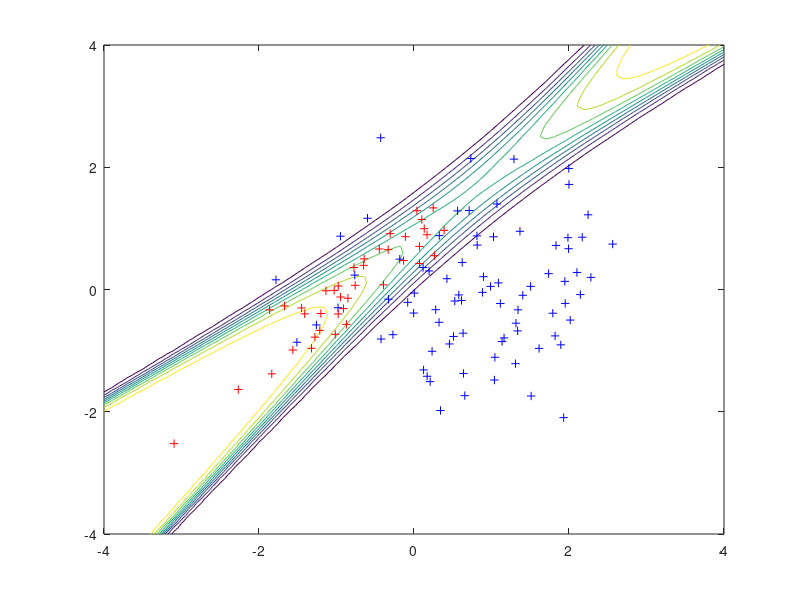

The MATLAB source for this figure: (Note: this script raises an error after producing the figure.)
% demonstrate the Laplace approximation on a 2-d classification task.
% 2006-03-23.

if isempty(regexp(path,['gpml' pathsep]))
  cd ..; w = pwd; addpath([w, '/gpml']); cd gpml-demo    % add code dir to path
end

clear
clf

disp('For demonstration purposes, we generate a simple data set where the')
disp('input of the data points from each of the two classes are generated')
disp('by sampling independently from a Gaussian distribution')
disp(' ')

disp('  n1=80; n2=40;                 % number of data points from each class')
n1=80; n2=40;
disp('  S1 = eye(2); S2 = [1 0.95; 0.95 1];     % the two covariance matrices')
S1 = eye(2); S2 = [1 0.95; 0.95 1];
disp('  m1 = [0.75; 0]; m2 = [-0.75; 0];                      % the two means')
m1 = [0.75; 0]; m2 = [-0.75; 0];                            
disp(' ')

disp('  randn(''seed'',17)')
randn('seed',17);
disp('  x1 = chol(S1)''*randn(2,n1)+repmat(m1,1,n1); % samples from one class')
x1 = chol(S1)'*randn(2,n1)+repmat(m1,1,n1);
disp('  x2 = chol(S2)''*randn(2,n2)+repmat(m2,1,n2);     % and from the other')
x2 = chol(S2)'*randn(2,n2)+repmat(m2,1,n2);
disp(' ')
disp('  x = [x1 x2]'';                             % these are the inputs and')
x = [x1 x2]';
disp('  y = [repmat(-1,1,n1) repmat(1,1,n2)]'';   % outputs for training data')
y = [repmat(-1,1,n1) repmat(1,1,n2)]';
disp(' ')
disp('Press any key to continue.')
pause

disp(' ')
disp('We now show the data, together with the Bayes Decision Probabilities')
disp('which are computed based on the generating distribution as follows:')
disp(' ')

disp('  [t1 t2] = meshgrid(-4:0.1:4,-4:0.1:4);')
[t1 t2] = meshgrid(-4:0.1:4,-4:0.1:4);
disp('  t = [t1(:) t2(:)];                        % these are the test inputs')
t = [t1(:) t2(:)];
disp(' ')
disp('  tt = sum((t-repmat(m1'',length(t),1))*inv(S1).*(t-repmat(m1'',length(t),1)),2);')
tt = sum((t-repmat(m1',length(t),1))*inv(S1).*(t-repmat(m1',length(t),1)),2);
disp('  z1 = n1*exp(-tt/2)/sqrt(det(S1));')
z1 = n1*exp(-tt/2)/sqrt(det(S1));
disp('  tt = sum((t-repmat(m2'',length(t),1))*inv(S2).*(t-repmat(m2'',length(t),1)),2);')
tt = sum((t-repmat(m2',length(t),1))*inv(S2).*(t-repmat(m2',length(t),1)),2);
disp('  z2 = n2*exp(-tt/2)/sqrt(det(S2));')
z2 = n2*exp(-tt/2)/sqrt(det(S2));
disp(' ')
disp('  contour(t1,t2,reshape(z2./(z1+z2),size(t1)),[0.1:0.1:0.9]);')
contour(t1,t2,reshape(z2./(z1+z2),size(t1)),[0.1:0.1:0.9]);
disp('  hold on')
hold on
disp('  plot(x1(1,:),x1(2,:),''b+'')')
plot(x1(1,:),x1(2,:),'b+')
disp('  plot(x2(1,:),x2(2,:),''r+'')')
plot(x2(1,:),x2(2,:),'r+')
disp(' ')
disp('Note that the ideal predictive probabilities depend only on the')
disp('density of the two classes, and not on the absolute density.')
disp(' ')
disp('Press any key to continue.')
pause

disp(' ')
disp('Now, we will fit a probabilistic Gaussian process classifier to this')
disp('data, using an implementation of Laplace''s method. We must specify a')
disp('covariance function and a likelihood function. First, we will try the')
disp('squared exponential covariance function ''covSEiso''. We must specify')
disp('the parameters of the covariance function (hyperparameters). For the')
disp('isotropic squared exponential covariance function there are two')
disp('hyperparameters, the lengthscale (kernel width) and the magnitude. We')
disp('need to specify values for these hyperparameters (see below for how to')
disp('learn them). Initially, we will simply set the log of these')
disp('hyperparameters to zero, and see what happens. For the likelihood')
disp('function, we use the cumulative Gaussian')
disp(' ')

disp('  loghyper = [0; 0];')
loghyper = [0; 0];
disp('  p2 = binaryLaplaceGP(loghyper, ''covSEiso'', ''cumGauss'', x, y, t);')
p2 = binaryLaplaceGP(loghyper, 'covSEiso', 'cumGauss', x, y, t);
disp('  clf')
clf
disp('  contour(t1,t2,reshape(p2,size(t1)),[0.1:0.1:0.9]);')
contour(t1,t2,reshape(p2,size(t1)),[0.1:0.1:0.9]);
disp('  hold on')
hold on
disp('  plot(x1(1,:),x1(2,:),''b+'')')
plot(x1(1,:),x1(2,:),'b+')
disp('  plot(x2(1,:),x2(2,:),''r+'')')
plot(x2(1,:),x2(2,:),'r+')
disp(' ')
disp('showing the predictive distribution. Although the predictive contours')
disp('in this plot look quite different from the Bayes Decision Probabilities')
disp('plotted previously, note that the predictive probabilities in regions')
disp('of high data density are not terribly different from those of the')
disp('generating process.')
disp(' ')
disp('Press any key to continue.')
pause

disp(' ')
disp('Recall, that this plot was made using hyperparameter which we')
disp('essentially pulled out of thin air. Now, we find the values of the')
disp('hyperparameters which maximize the marginal likelihood (or strictly,')
disp('the Laplace approximation of the marginal likelihood):')
disp(' ')
disp('  newloghyper = minimize(loghyper, ''binaryLaplaceGP'', -20, ''covSEiso'', ''cumGauss'', x, y)')
newloghyper = minimize(loghyper, 'binaryLaplaceGP', -20, 'covSEiso', 'cumGauss', x, y)
disp('  p3 = binaryLaplaceGP(newloghyper, ''covSEiso'', ''cumGauss'', x, y, t);')
p3 = binaryLaplaceGP(newloghyper, 'covSEiso', 'cumGauss', x, y, t);
disp(' ')
disp('where the argument -20 tells minimize to evaluate the function at most')
disp('20 times. The new hyperparameters have a fairly similar length scale,')
disp('but a much larger magnitude for the latent function. This leads to more')
disp('extreme predictive probabilities:')
disp(' ')
disp('  clf')
clf
disp('  contour(t1,t2,reshape(p3,size(t1)),[0.1:0.1:0.9]);')
contour(t1,t2,reshape(p3,size(t1)),[0.1:0.1:0.9]);
disp('  hold on')
hold on
disp('  plot(x1(1,:),x1(2,:),''b+'')')
plot(x1(1,:),x1(2,:),'b+')
disp('  plot(x2(1,:),x2(2,:),''r+'')')
plot(x2(1,:),x2(2,:),'r+')
disp(' ')
disp('Note, that this plot still shows that the predictive probabilities')
disp('revert to one half, when we move away from the data (in stark contrast')
disp('to the ''Bayes Decision Probabilities'' in this example). This may or')
disp('may not be seen as an appropriate behaviour, depending on our prior')
disp('expectations about the data. It is a direct consequence of the')
disp('behaviour of the squared exponential covariance function.')
disp(' ')
disp('Press any key to continue.')
pause

disp(' ')
disp('We can instead try a neural network covariance function')
disp('''covNNone.m'', which has the ability to saturate at specific latent')
disp('values as we move away from the origin:')
disp(' ')
disp('  newloghyper = minimize(loghyper, ''binaryLaplaceGP'',-20,''covNNone'',''cumGauss'',x,y);')
newloghyper = minimize(loghyper, 'binaryLaplaceGP',-20,'covNNone','cumGauss',x,y);
disp('  p4 = binaryLaplaceGP(newloghyper, ''covNNone'',''cumGauss'', x, y, t);')
p4 = binaryLaplaceGP(newloghyper, 'covNNone','cumGauss', x, y, t);
disp('  clf')
clf
disp('  contour(t1,t2,reshape(p4,size(t1)),[0.1:0.1:0.9]);')
contour(t1,t2,reshape(p4,size(t1)),[0.1:0.1:0.9]);
disp('  hold on')
hold on
disp('  plot(x1(1,:),x1(2,:),''b+'')')
plot(x1(1,:),x1(2,:),'b+')
disp('  plot(x2(1,:),x2(2,:),''r+'')')
plot(x2(1,:),x2(2,:),'r+')
disp(' ')
disp('which shows a somewhat less pronounced tendency for the predictive')
disp('probabilities to tend to one half as we move towards the boundaries of')
disp('the plot.')
disp(' ')
disp('Press any key to end.')
pause
